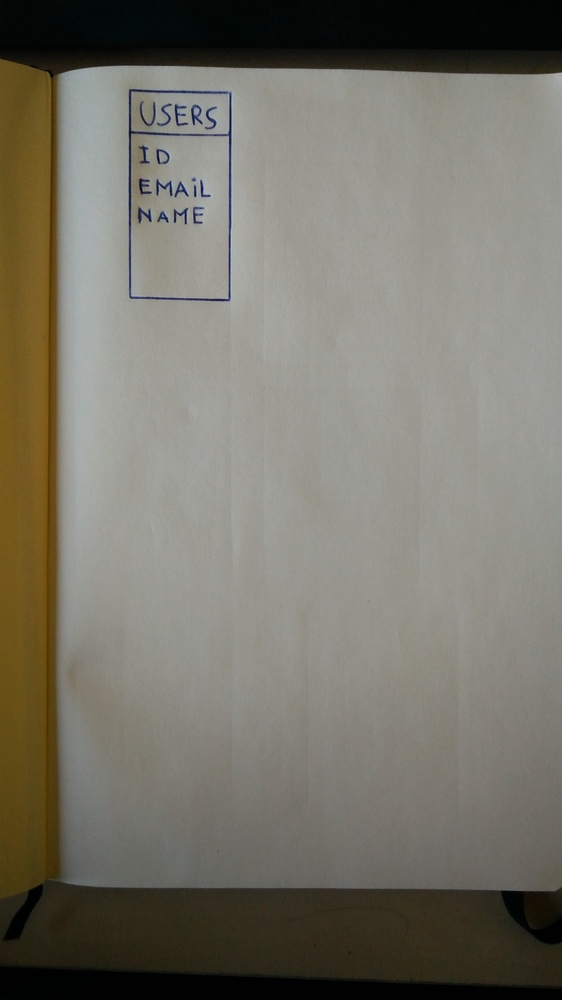
#> input picture images/simple.jpg, 562 x 1000 px, shrunk from 2160 x 3840 before the run
$ python rectangle.py   (older library calls are emulated)
#> lines starting #> are read from the running program, lines starting #| are printed output that depends on the picture; after the words box and inside, x2 and y2 are one past the last pixel; in counts of white or black regions, pixels touching at a corner belong together
import cv2
import numpy as np
import logging

# Normal routines
img = cv2.imread('images/simple.jpg')
#> img is the input picture: shape (1000, 562, 3); mean B, G, R 105.8, 116.7, 119.4
gray = cv2.cvtColor(img, cv2.COLOR_BGR2GRAY)
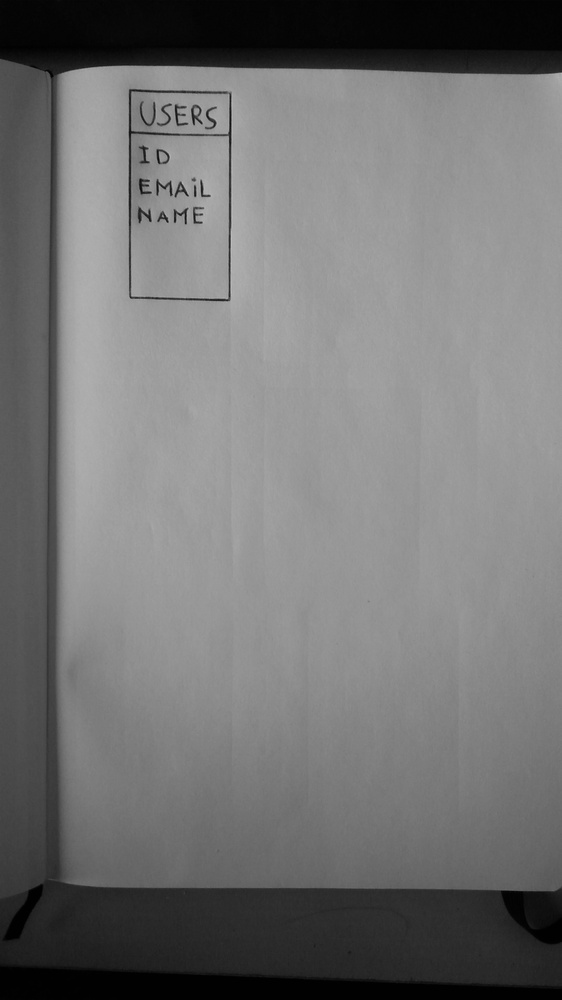
#> gray: shape (1000, 562); min 0, max 191, mean 116.3
cv2.imwrite('sofsqure2.png', gray)
ret, thresh = cv2.threshold(gray, 126, 255, cv2.THRESH_BINARY)
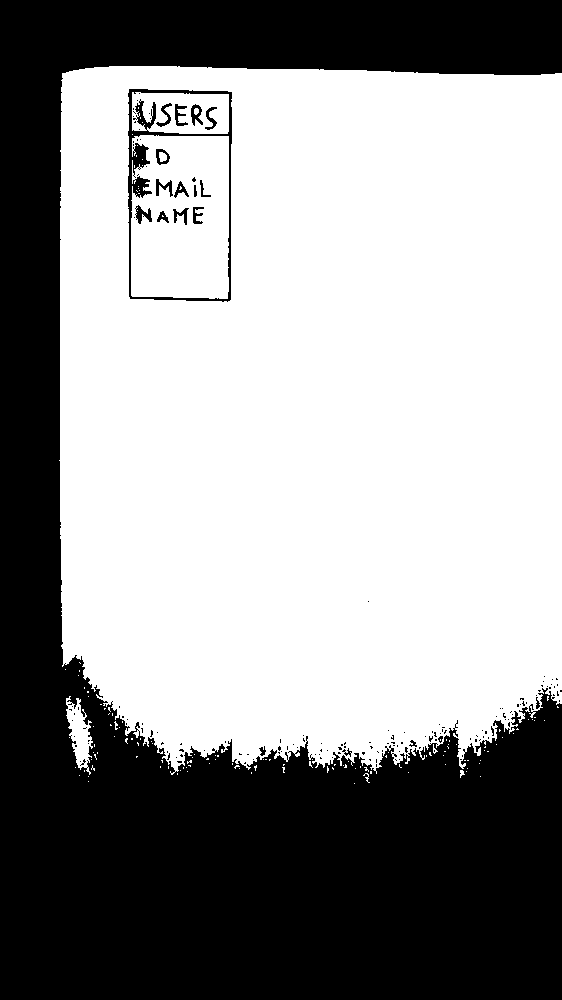
#> thresh: shape (1000, 562); 59.1% white; 166 black regions (146 under 20 px), largest, box (x1, y1, x2, y2) and area: (0, 0, 562, 1000) 225156, (128, 89, 232, 302) 2726, (135, 205, 152, 224) 157
cv2.imwrite('sofsqure3.png', thresh)

# Remove some small noise if any.
dilate = cv2.dilate(thresh, None)
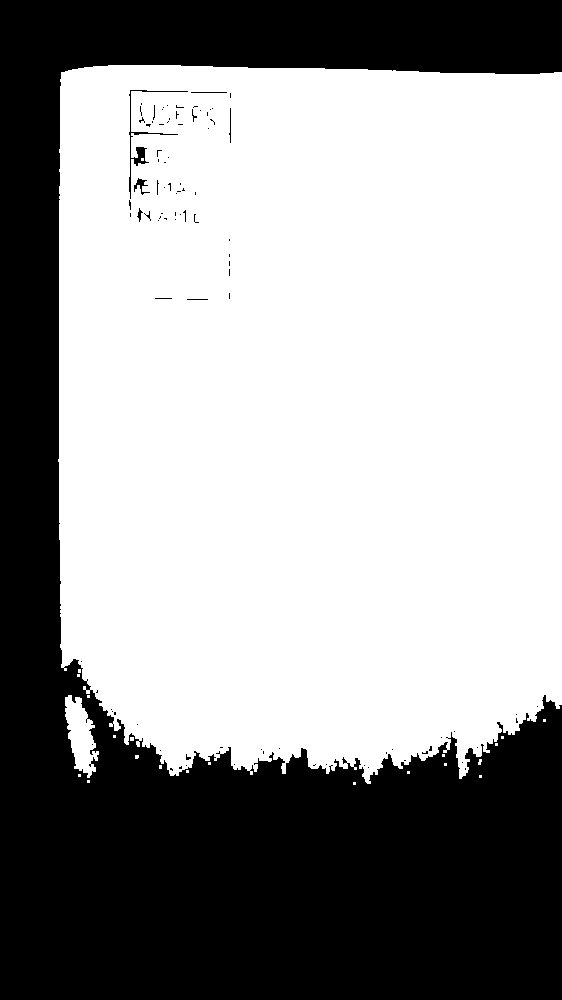
#> dilate: shape (1000, 562); 60.6% white; 95 black regions (87 under 20 px), largest, box (x1, y1, x2, y2) and area: (0, 0, 562, 1000) 220170, (129, 90, 188, 199) 418, (134, 178, 150, 195) 91
erode = cv2.erode(dilate, None)
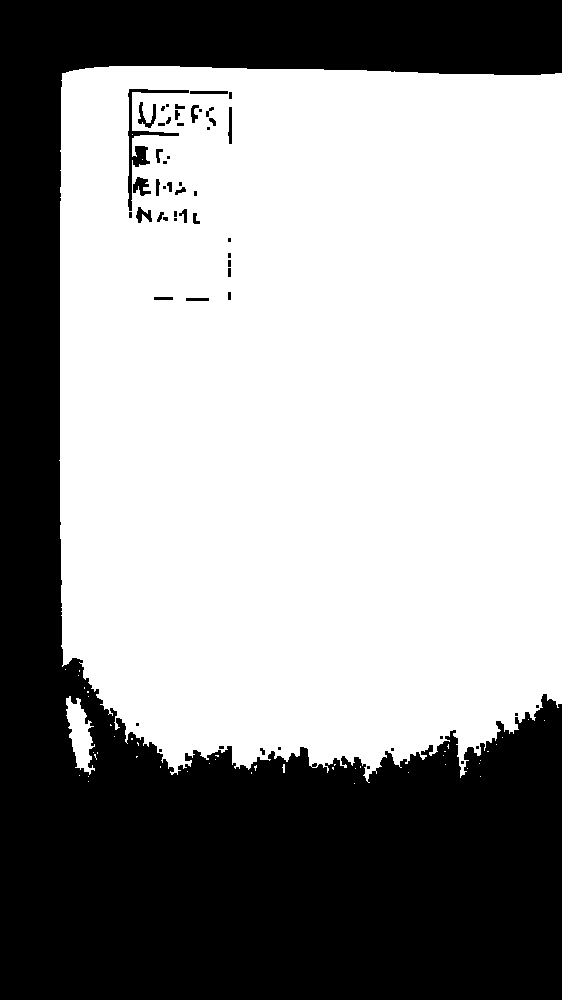
#> erode: shape (1000, 562); 59.6% white; 55 black regions (26 under 20 px)

# Find contours with cv2.RETR_CCOMP
hierarchy, contours, hierarchy = cv2.findContours(erode, cv2.RETR_CCOMP, cv2.CHAIN_APPROX_SIMPLE)
#> contours = 104 contours, 65 with area under 20; largest, box (x1, y1, x2, y2) and area: (59, 66, 562, 783) 335213, (127, 88, 190, 212) 1260, (66, 696, 95, 775) 1104, (137, 101, 157, 129) 240, (132, 176, 152, 197) 236

for i, cnt in enumerate(contours):
    # Check if it is an external contour and its area is more than 100
    # if hierarchy[0, i, 3] == -1 and cv2.contourArea(cnt) > 100:
    if hierarchy[0, i, 3] == -1 and cv2.contourArea(cnt) > 1000:
        x, y, w, h = cv2.boundingRect(cnt)
        cv2.rectangle(img, (x, y), (x + w, y + h), (0, 255, 0), 2)
        print("----------------New rectangle "+str(i)+"----------------")
        print("coordinate: (" + str(x) + ", " + str(y) + ")")
        print("dimensions: (" + str(w) + ", " + str(h) + ")")
        print()
#> this loop made 104 passes
#> (x, y, w, h) on passes 40, 48: (66, 696, 29, 79), (59, 66, 503, 717)
#> cnt on passes 1 to 6: [[354, 783]], [[88, 781]], [[480, 776]], [[88, 776]], [[79, 775]], [[408, 772]]
#| ----------------New rectangle 39----------------
#| coordinate: (66, 696)
#| dimensions: (29, 79)
#| ----------------New rectangle 47----------------
#| coordinate: (59, 66)
#| dimensions: (503, 717)
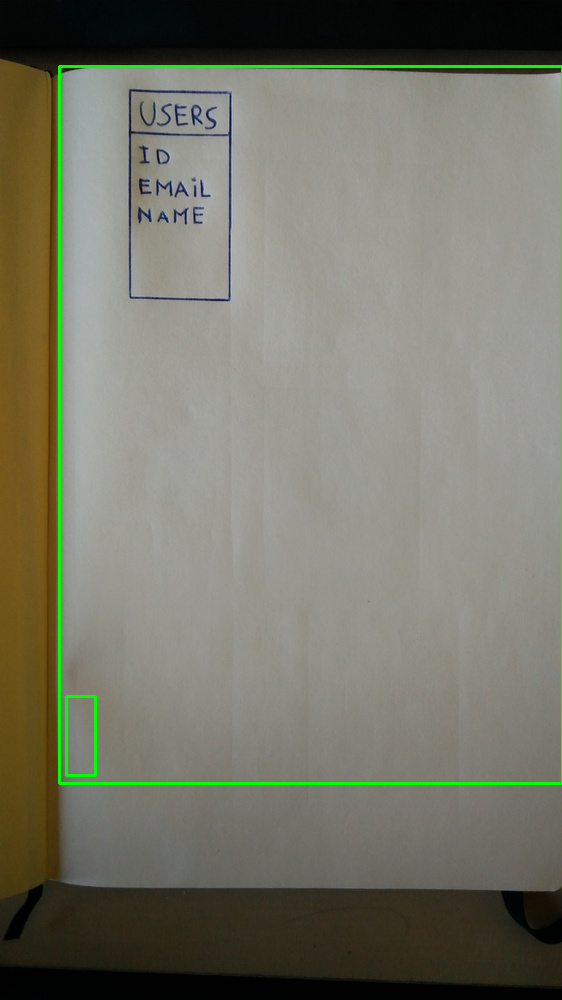
#> img: shape (1000, 562, 3); 1.16% of pixels changed, all inside (x1, y1, x2, y2) = (58, 65, 562, 785)

cv2.imshow('img', img)
cv2.imwrite('sofsqure.png', img)
cv2.waitKey(0)
cv2.destroyAllWindows()

$ run again, with images/multi.jpg copied over images/simple.jpg
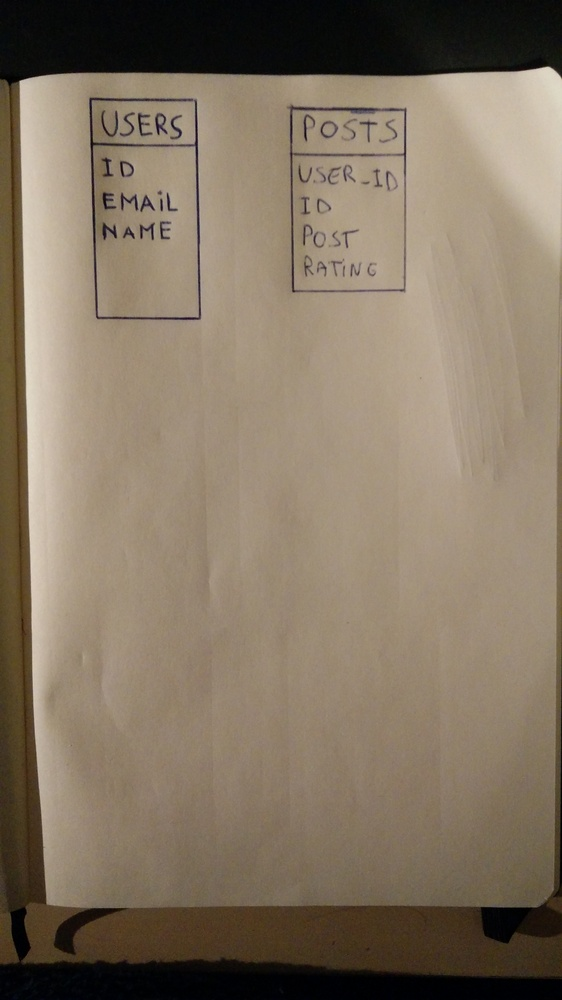
#> input picture images/multi.jpg, 562 x 1000 px, shrunk from 2160 x 3840 before the run
#> img is the input picture: shape (1000, 562, 3); mean B, G, R 99.3, 118.1, 132.6
#> `ret, thresh = cv2.threshold(gray, 126, 255, cv2.THRESH_BINARY)`:
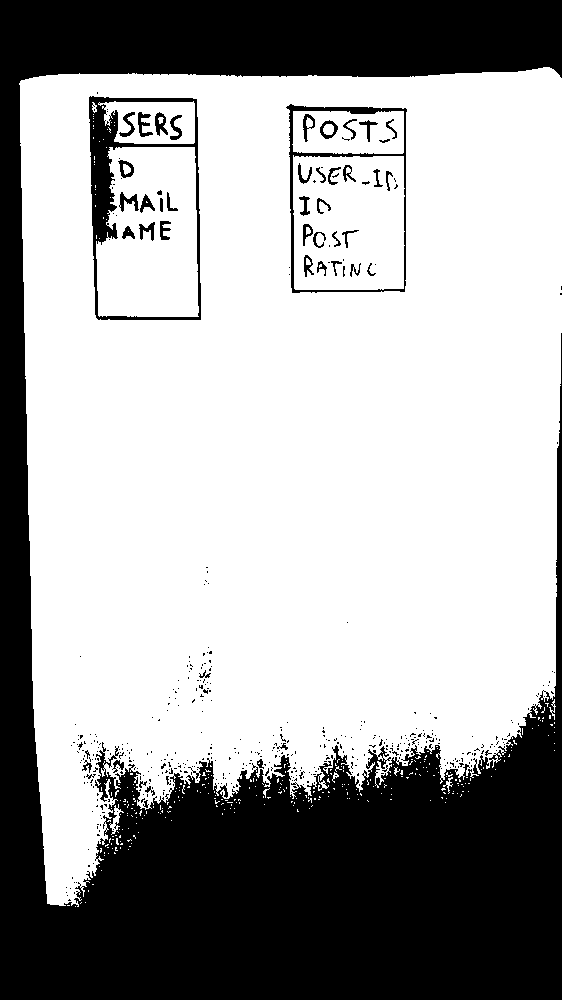
#> thresh: shape (1000, 562); 65.1% white; 476 black regions (428 under 20 px), largest, box (x1, y1, x2, y2) and area: (0, 0, 562, 1000) 184726, (89, 96, 201, 320) 4684, (286, 104, 407, 293) 2027
#> dilate: shape (1000, 562); 68% white; 182 black regions (154 under 20 px), largest, box (x1, y1, x2, y2) and area: (0, 0, 562, 1000) 175702, (90, 98, 197, 255) 2373, (288, 106, 380, 143) 290
#> erode: shape (1000, 562); 66.2% white; 103 black regions (45 under 20 px)
#> contours = 233 contours, 158 with area under 20; largest, box (x1, y1, x2, y2) and area: (19, 67, 562, 907) 378772, (88, 96, 199, 257) 4072, (286, 104, 382, 145) 695, (288, 144, 341, 210) 465, (100, 315, 202, 321) 423
#> the loop `for i, cnt in enumerate(contours):` made 233 passes
#> (x, y, w, h) on pass 125: (19, 67, 543, 840)
#> (printed output is left out)
#> after the loop `for i, cnt in enumerate(contours):`:
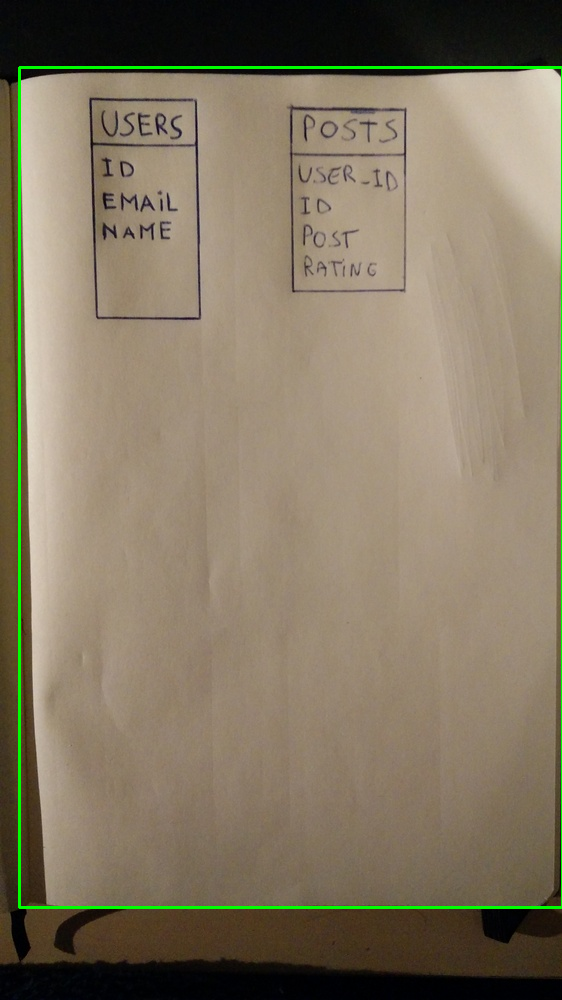
#> img: shape (1000, 562, 3); 1.18% of pixels changed, all inside (x1, y1, x2, y2) = (18, 66, 562, 909)

$ run again, with images/multi2.jpg copied over images/simple.jpg
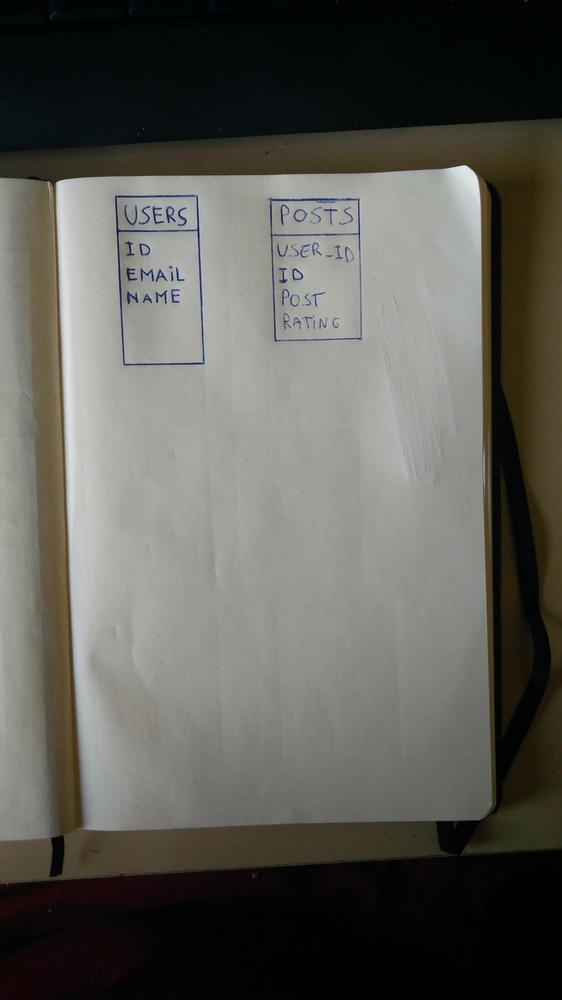
#> input picture images/multi2.jpg, 562 x 1000 px, shrunk from 2160 x 3840 before the run
#> img is the input picture: shape (1000, 562, 3); mean B, G, R 86.1, 92.1, 92.7
#> `ret, thresh = cv2.threshold(gray, 126, 255, cv2.THRESH_BINARY)`:
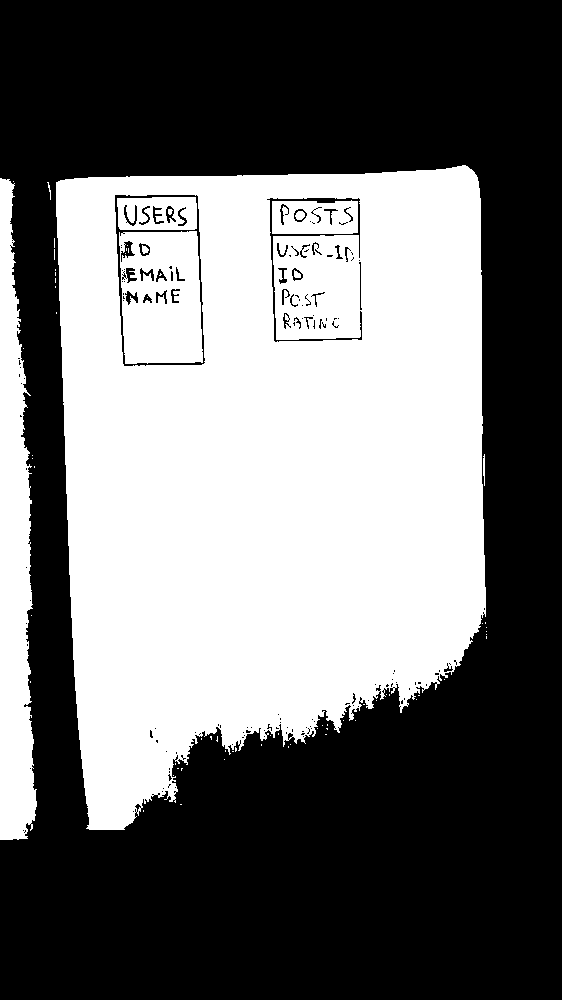
#> thresh: shape (1000, 562); 43.9% white; 69 white regions (58 under 20 px), largest, box (x1, y1, x2, y2) and area: (56, 165, 486, 830) 215662, (0, 178, 37, 840) 16809, (119, 231, 203, 364) 9459
#> dilate: shape (1000, 562); 45.6% white; 17 white regions (9 under 20 px), largest, box (x1, y1, x2, y2) and area: (53, 164, 487, 831) 237799, (0, 177, 38, 841) 18005, (46, 181, 52, 201) 72
#> erode: shape (1000, 562); 44.8% white; 23 white regions (19 under 20 px)
#> contours = 61 contours, 40 with area under 20; largest, box (x1, y1, x2, y2) and area: (56, 165, 486, 830) 234084, (0, 178, 37, 840) 16295, (306, 197, 336, 204) 152, (125, 267, 137, 282) 107, (125, 291, 132, 303) 50
#> the loop `for i, cnt in enumerate(contours):` made 61 passes
#> (x, y, w, h) on passes 22, 24: (0, 178, 37, 662), (56, 165, 430, 665)
#> (printed output is left out)
#> after the loop `for i, cnt in enumerate(contours):`:
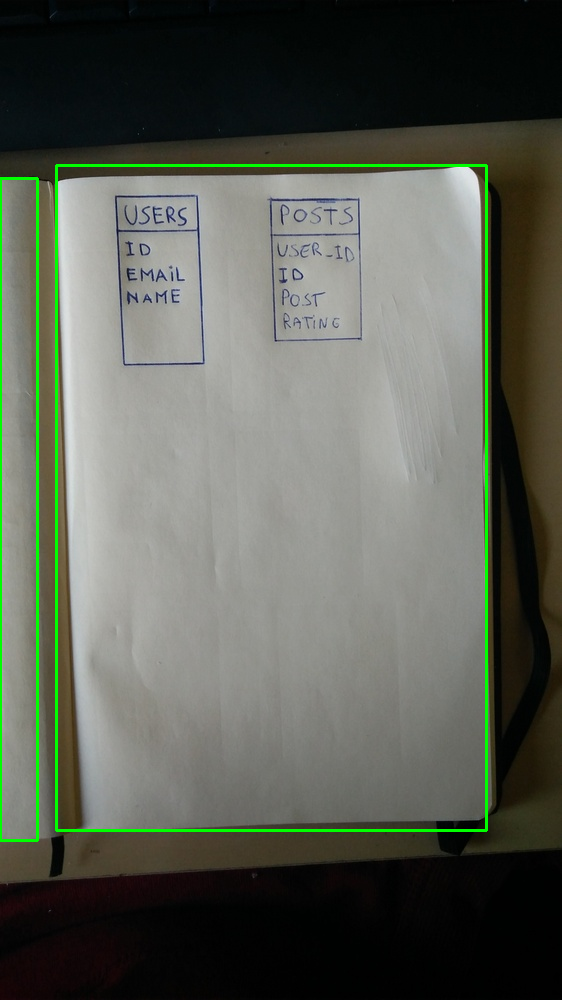
#> img: shape (1000, 562, 3); 1.8% of pixels changed, all inside (x1, y1, x2, y2) = (0, 164, 488, 842)

$ run again, with images/multi3.jpg copied over images/simple.jpg
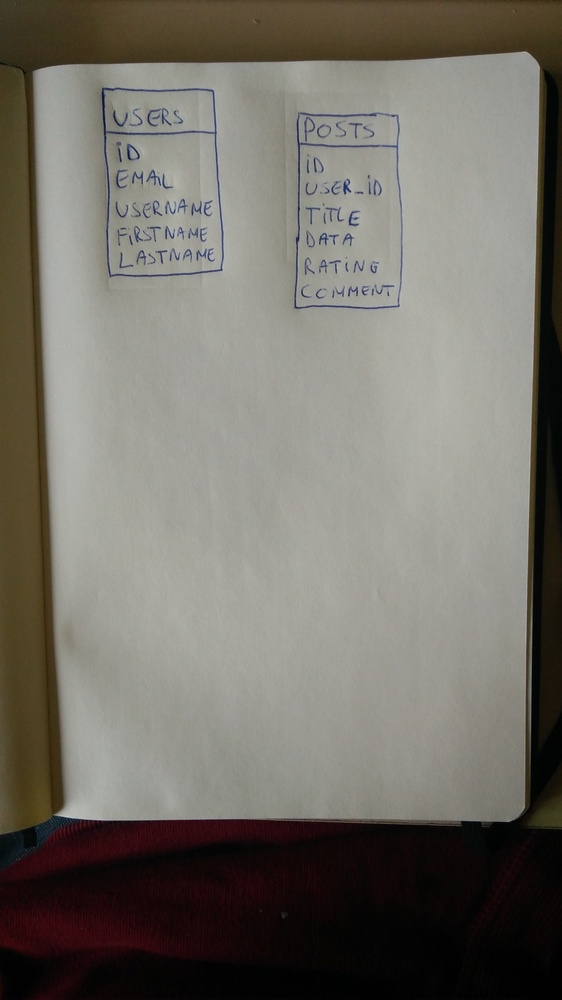
#> input picture images/multi3.jpg, 562 x 1000 px, shrunk from 2160 x 3840 before the run
#> img is the input picture: shape (1000, 562, 3); mean B, G, R 104.7, 112.8, 116.4
#> `ret, thresh = cv2.threshold(gray, 126, 255, cv2.THRESH_BINARY)`:
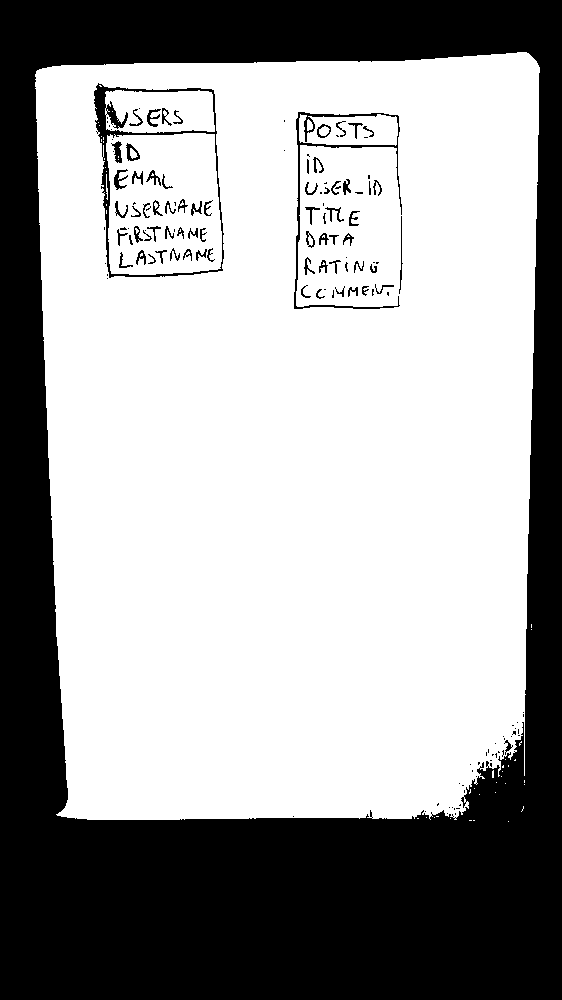
#> thresh: shape (1000, 562); 63.1% white; 145 black regions (75 under 20 px), largest, box (x1, y1, x2, y2) and area: (0, 0, 562, 1000) 199950, (94, 83, 224, 278) 2353, (294, 112, 402, 309) 1327
#> dilate: shape (1000, 562); 64.9% white; 77 black regions (71 under 20 px), largest, box (x1, y1, x2, y2) and area: (0, 0, 562, 1000) 196683, (95, 87, 127, 142) 370, (109, 112, 123, 127) 55, (115, 143, 120, 155) 38, (115, 175, 119, 187) 25, (103, 169, 108, 184) 24
#> erode: shape (1000, 562); 64.1% white; 71 black regions (46 under 20 px)
#> contours = 86 contours, 47 with area under 20; largest, box (x1, y1, x2, y2) and area: (35, 52, 540, 820) 361026, (93, 85, 129, 144) 683, (106, 105, 126, 129) 188, (113, 141, 122, 160) 110, (101, 167, 110, 186) 90
#> the loop `for i, cnt in enumerate(contours):` made 86 passes
#> (x, y, w, h) on pass 16: (35, 52, 505, 768)
#> (printed output is left out)
#> after the loop `for i, cnt in enumerate(contours):`:
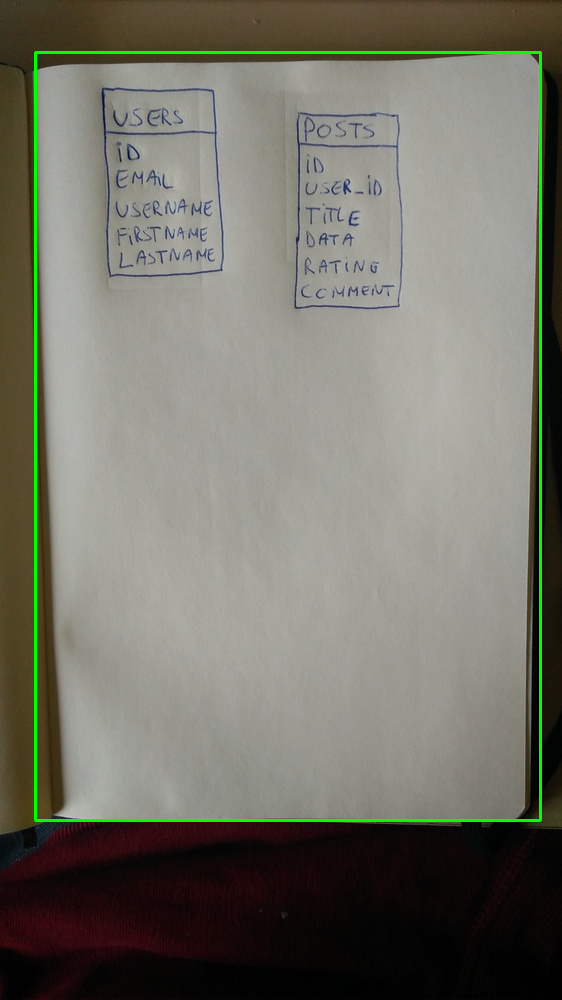
#> img: shape (1000, 562, 3); 1.36% of pixels changed, all inside (x1, y1, x2, y2) = (34, 51, 542, 822)
